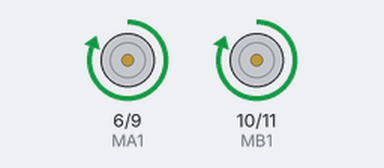
The sketch below on a simulated Arduino Uno, built with avr-gcc and run on an emulated ATmega328P. Shown: motor-driver pin pairs drawn as motors (green arrow = first pin HIGH = forward, orange = second pin HIGH = backward, longer = more drive).

Above: at 1.5 s.
At 4.5 s:
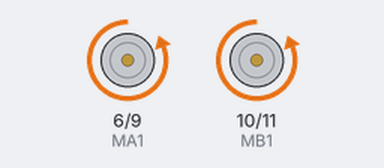
Timing chart, 0 to 7.8 s (numbered marks = the images above):
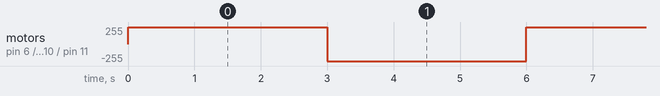

The sketch:

L298N_Logic.ino
```cpp
//Ports connected to the Driver
int MA1=6;
int MA2=9;
int MB1=10;
int MB2=11;
void setup() {
  //Initializing Ports as outputs
  pinMode(MA1, OUTPUT);
  pinMode(MA2, OUTPUT);
  pinMode(MB1, OUTPUT);
  pinMode(MB2, OUTPUT);

}

void loop() {
  //Routine to go forward
  digitalWrite(MA1, HIGH);
  digitalWrite(MA2, LOW);
  digitalWrite(MB1, HIGH);
  digitalWrite(MB2, LOW);
  delay(3000);

  //Routine to go Backward
  digitalWrite(MA1, LOW);
  digitalWrite(MA2, HIGH);
  digitalWrite(MB1, LOW);
  digitalWrite(MB2, HIGH);
  delay(3000);

}
```

Measured:
- by itself, motor on pin 6 (MA1) / pin 9 (MA2), motor on pin 10 (MB1) / pin 11 (MB2): alternates forward 255/255 for 3.0 s and backward 255/255 for 3.0 s
